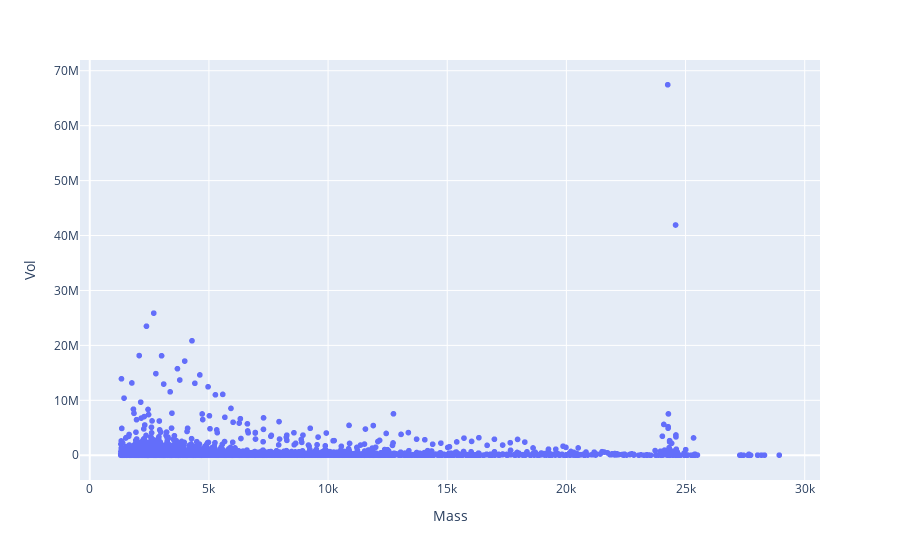

Notebook cell for this chart:
### Code cell
plotly_zone(df1[df1.Mass>1300], y='Vol')

### Figure 1 — Plotly figure (JSON) as saved in the notebook; plotly's stock layout.template omitted (floating-point values rounded to 4 significant figures; data arrays with more than 128 entries replaced by an {"elided": "..."} marker saying what was removed)
{"data": [{"hovertemplate": "Mass=%{x}<br>Vol=%{y}<extra></extra>", "legendgroup": "", "marker": {"color": "#636efa", "symbol": "circle"}, "mode": "markers", "name": "", "showlegend": false, "type": "scattergl", "x": {"elided": "5311 float values"}, "xaxis": "x", "y": {"elided": "5311 float values"}, "yaxis": "y"}], "layout": {"legend": {"tracegroupgap": 0}, "margin": {"t": 60}, "xaxis": {"anchor": "y", "domain": [0, 1], "title": {"text": "Mass"}}, "yaxis": {"anchor": "x", "domain": [0, 1], "title": {"text": "Vol"}}}}
